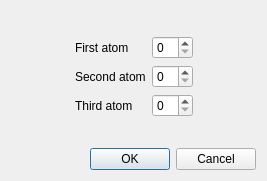
<?xml version="1.0" encoding="UTF-8"?>
<ui version="4.0">
 <class>AtomDialog</class>
 <widget class="QDialog" name="AtomDialog">
  <property name="geometry">
   <rect>
    <x>0</x>
    <y>0</y>
    <width>267</width>
    <height>181</height>
   </rect>
  </property>
  <property name="windowTitle">
   <string>Select atoms</string>
  </property>
  <layout class="QVBoxLayout" name="verticalLayout">
   <item>
    <widget class="QWidget" name="widget" native="true">
     <layout class="QGridLayout" name="gridLayout">
      <property name="leftMargin">
       <number>0</number>
      </property>
      <property name="topMargin">
       <number>0</number>
      </property>
      <property name="rightMargin">
       <number>0</number>
      </property>
      <property name="bottomMargin">
       <number>0</number>
      </property>
      <item row="1" column="2">
       <widget class="QSpinBox" name="atom1"/>
      </item>
      <item row="2" column="2">
       <widget class="QSpinBox" name="atom2"/>
      </item>
      <item row="2" column="1">
       <widget class="QLabel" name="label2">
        <property name="text">
         <string>Second atom</string>
        </property>
       </widget>
      </item>
      <item row="3" column="2">
       <widget class="QSpinBox" name="atom3"/>
      </item>
      <item row="3" column="1">
       <widget class="QLabel" name="label3">
        <property name="text">
         <string>Third atom</string>
        </property>
       </widget>
      </item>
      <item row="2" column="0">
       <spacer name="horizontalSpacer">
        <property name="orientation">
         <enum>Qt::Horizontal</enum>
        </property>
        <property name="sizeHint" stdset="0">
         <size>
          <width>40</width>
          <height>20</height>
         </size>
        </property>
       </spacer>
      </item>
      <item row="0" column="1">
       <spacer name="verticalSpacer">
        <property name="orientation">
         <enum>Qt::Vertical</enum>
        </property>
        <property name="sizeHint" stdset="0">
         <size>
          <width>20</width>
          <height>40</height>
         </size>
        </property>
       </spacer>
      </item>
      <item row="1" column="1">
       <widget class="QLabel" name="label1">
        <property name="text">
         <string>First atom</string>
        </property>
       </widget>
      </item>
      <item row="2" column="3">
       <spacer name="horizontalSpacer_2">
        <property name="orientation">
         <enum>Qt::Horizontal</enum>
        </property>
        <property name="sizeHint" stdset="0">
         <size>
          <width>40</width>
          <height>20</height>
         </size>
        </property>
       </spacer>
      </item>
     </layout>
    </widget>
   </item>
   <item>
    <spacer name="verticalSpacer_2">
     <property name="orientation">
      <enum>Qt::Vertical</enum>
     </property>
     <property name="sizeHint" stdset="0">
      <size>
       <width>20</width>
       <height>40</height>
      </size>
     </property>
    </spacer>
   </item>
   <item>
    <widget class="QDialogButtonBox" name="buttonBox">
     <property name="orientation">
      <enum>Qt::Horizontal</enum>
     </property>
     <property name="standardButtons">
      <set>QDialogButtonBox::Cancel|QDialogButtonBox::Ok</set>
     </property>
    </widget>
   </item>
  </layout>
 </widget>
 <resources/>
 <connections>
  <connection>
   <sender>buttonBox</sender>
   <signal>accepted()</signal>
   <receiver>AtomDialog</receiver>
   <slot>accept()</slot>
   <hints>
    <hint type="sourcelabel">
     <x>248</x>
     <y>254</y>
    </hint>
    <hint type="destinationlabel">
     <x>157</x>
     <y>274</y>
    </hint>
   </hints>
  </connection>
  <connection>
   <sender>buttonBox</sender>
   <signal>rejected()</signal>
   <receiver>AtomDialog</receiver>
   <slot>reject()</slot>
   <hints>
    <hint type="sourcelabel">
     <x>316</x>
     <y>260</y>
    </hint>
    <hint type="destinationlabel">
     <x>286</x>
     <y>274</y>
    </hint>
   </hints>
  </connection>
 </connections>
</ui>
